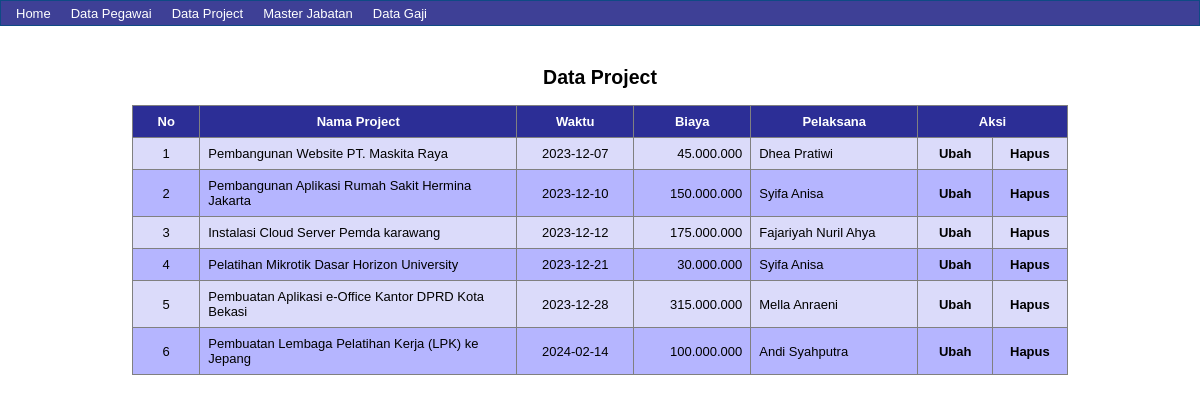
The app's page /project/project-tampil.php with its own data.
### tables this page shows
CREATE TABLE `project` (
  `project_id` int(11) NOT NULL,
  `nama_project` varchar(100) NOT NULL,
  `tanggal` date NOT NULL,
  `biaya` int(10) NOT NULL,
  `pegawai_id` int(10) NOT NULL
);

CREATE TABLE `pegawai` (
  `id` int(10) NOT NULL,
  `nama` varchar(50) DEFAULT NULL,
  `idjab` int(2) DEFAULT NULL,
  `lahir` date NOT NULL,
  `alamat` varchar(100) DEFAULT NULL
);

### project/project-tampil.php (the view, shortened to what this page needs)
<?php include "../lib/top-page.php"; ?>
<h2> Data Project</h2>
<table border="1" cellpadding="8">
<tr>
    <th width="50"> No </th>
    <th width="300"> Nama Project </th>
    <th width="100"> Waktu </th>
    <th width="100"> Biaya </th>
    <th width="150"> Pelaksana </th>
    <th colspan="2"> Aksi </th>
</tr>
<?php
$no=1;
$sql = mysqli_query($connect, "SELECT * FROM project, pegawai WHERE
project.pegawai_id = pegawai.id  ORDER by project_id ASC");
while($data = mysqli_fetch_array($sql)){
?>
<tr>
    <td align="center"> <?php echo $no; ?> </td>
    <td> <?php echo $data['nama_project']; ?> </td>
    <td align="center"> <?php echo $data['tanggal']; ?> </td>
    <td align="right"> <?php echo number_format($data['biaya'], 0, ",","."); ?> </td>
    <td> <?php echo $data['nama']; ?> </td>
    <td align="center" class="aksi"> <a href="project-ubah.php?id=<?php echo $data['project_id']; ?>"> Ubah </a> </td>
    <td align="center" class="aksi"> <a href="?id=<?php echo $data['project_id']; ?>"
    onclick="return confirm('Yakin Hapus data?')"> Hapus </a> </td>
</tr>
<?php $no++; } ?>
</table>

### css/style.css (style rules this page uses)
.aksi a { font-weight: bold; }
a:link { color: black; text-decoration: none; }
th { background-color: rgba(2, 4, 117, 0.76); color: white; font-weight: bold; height: 25px; text-align: center; }
h2 { margin-top: 40px; }
table { font: 13px Arial; border-collapse: collapse; border-color: gray; }
table tr:nth-child(even) { background-color: rgb(219, 219, 250); }
table tr:nth-child(odd) { background-color: rgb(181, 181, 255); }
table tr td.aksi { width: 8%; }

### records on screen
project: nama_project "Pembangunan Website PT. Maskita Raya", tanggal "2023-12-07", biaya "45.000.000", pegawai.nama "Dhea Pratiwi"
project: nama_project "Pembangunan Aplikasi Rumah Sakit Hermina Jakarta", tanggal "2023-12-10", biaya "150.000.000", pegawai.nama "Syifa Anisa"
project: nama_project "Instalasi Cloud Server Pemda karawang", tanggal "2023-12-12", biaya "175.000.000", pegawai.nama "Fajariyah Nuril Ahya"
project: nama_project "Pelatihan Mikrotik Dasar Horizon University", tanggal "2023-12-21", biaya "30.000.000", pegawai.nama "Syifa Anisa"
project: nama_project "Pembuatan Aplikasi e-Office Kantor DPRD Kota Bekasi", tanggal "2023-12-28", biaya "315.000.000", pegawai.nama "Mella Anraeni"
project: nama_project "Pembuatan Lembaga Pelatihan Kerja (LPK) ke Jepang", tanggal "2024-02-14", biaya "100.000.000", pegawai.nama "Andi Syahputra"
